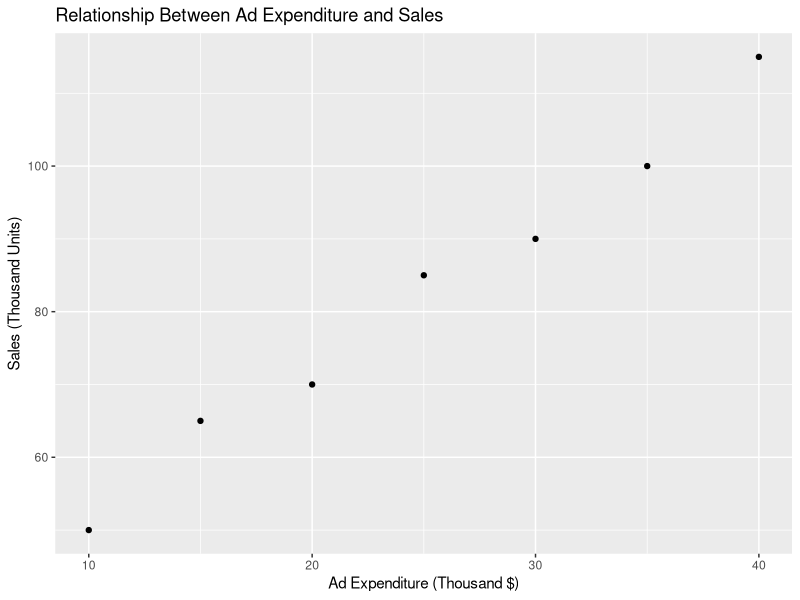

Here is the R script that generated this plot:
# Project: Linear Regression Analysis of Ad Expenditure and Sales
# Author: İlayda Başyiğit
# Date: 9 August 2025

# This script performs a linear regression analysis to determine the relationship
# between a company's advertising expenditure and its sales figures.

# Step 1: Create the data set
ad_expenditure <- c(10, 15, 20, 25, 30, 35, 40) # In thousand dollars
sales <- c(50, 65, 70, 85, 90, 100, 115) # In thousand units
data_frame <- data.frame(ad_expenditure, sales)

# Check the created data frame
print(data_frame)

# Step 2: Data Visualization (Scatter Plot)
# Note: You only need to run install.packages("ggplot2") once.
# install.packages("ggplot2")
library(ggplot2)

ggplot(data_frame, aes(x = ad_expenditure, y = sales)) +
  geom_point() +
  labs(title = "Relationship Between Ad Expenditure and Sales",
       x = "Ad Expenditure (Thousand $)",
       y = "Sales (Thousand Units)")

# Step 3: Create the Linear Regression Model
regression_model <- lm(sales ~ ad_expenditure, data = data_frame)

# Step 4: Examine the Analysis Results
summary(regression_model)